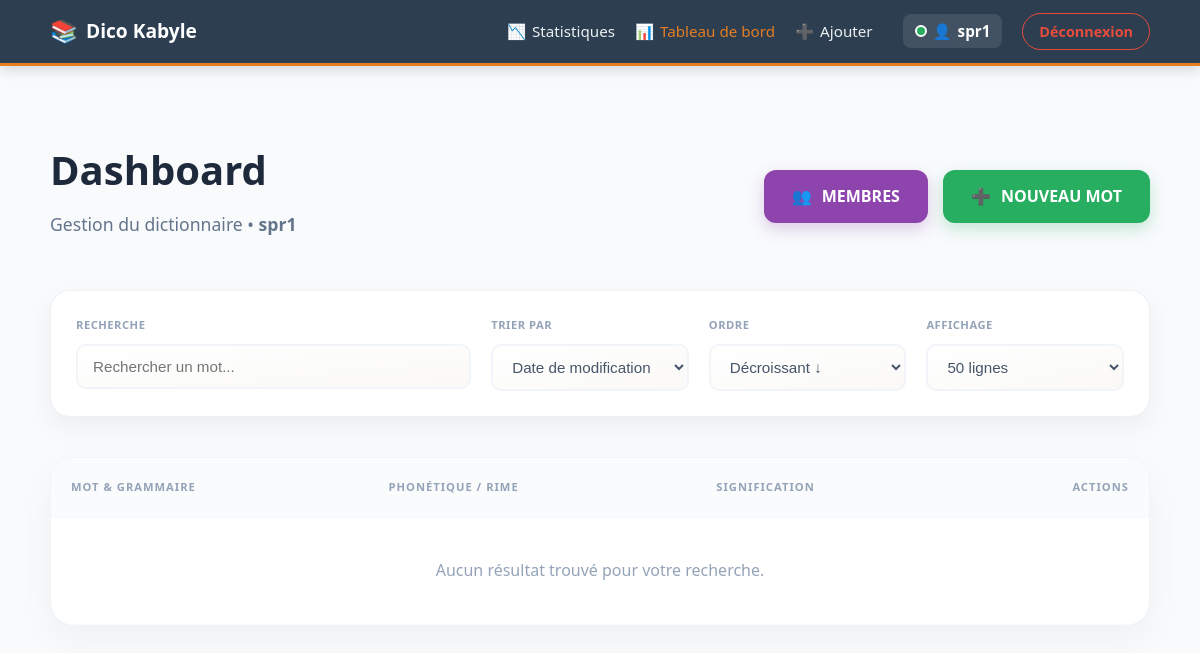
Page /admin.php (signed in) on the earlier database version.
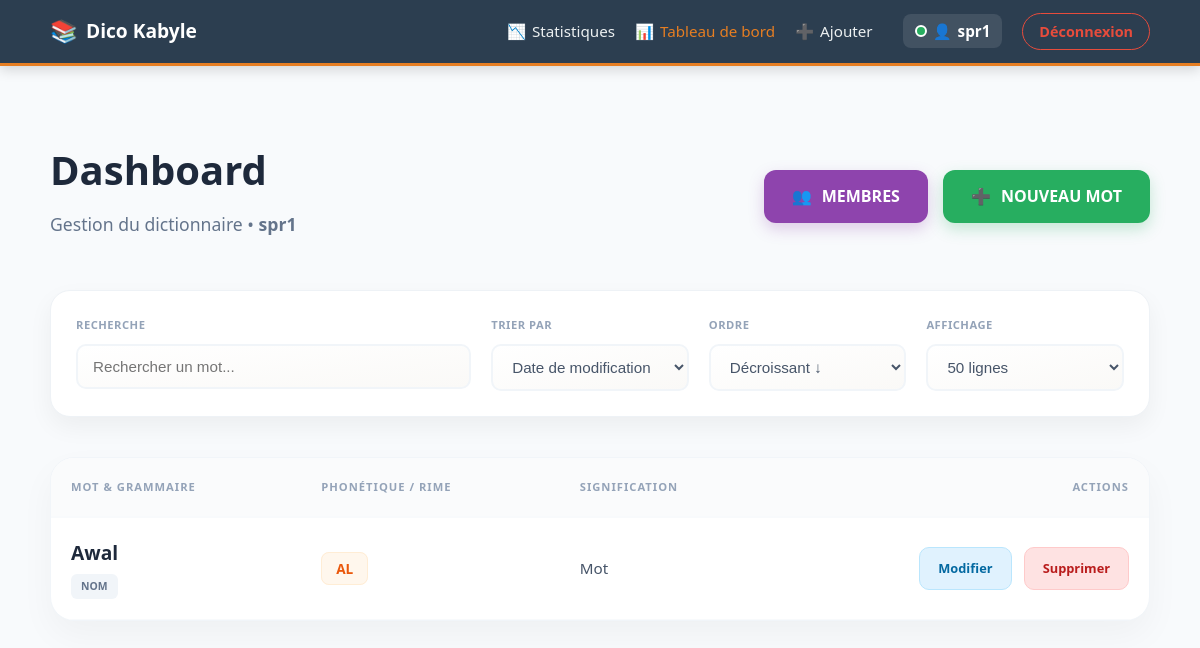
Same page on the later database version.
### tables this page shows
CREATE TABLE rimes (
    id                INTEGER PRIMARY KEY AUTOINCREMENT,
    mot               TEXT NOT NULL,
    signification     TEXT,
    exemple           TEXT,
    lettre            TEXT NOT NULL,          -- Consonne pivot (B, D, Ǧ...)
    rime              TEXT NOT NULL,          -- Terminaison (AB, ED, IBB...)
    classe_grammaticale TEXT,                 -- Nom, Verbe, etc.
    genre             TEXT,                   -- Amlay, Untlay
    nombre            TEXT,                   -- Asuf, Asget
    variante          INTEGER DEFAULT 1,
    auteur_id         INTEGER,
    created_at        TEXT DEFAULT (datetime('now')),
    updated_at        TEXT DEFAULT (datetime('now')),
    version           INTEGER DEFAULT 1,
    FOREIGN KEY (auteur_id) REFERENCES users (id)
);

### src/RhymeEngine.php (called while the page is built, shortened)
<?php
class RhymeEngine {
    private $pdo;
    public function __construct() {
        try {
            $dbPath = __DIR__ . '/../data/dico.sqlite';
            $this->pdo = new PDO("sqlite:" . $dbPath);
            $this->pdo->setAttribute(PDO::ATTR_ERRMODE, PDO::ERRMODE_EXCEPTION);
            $this->pdo->setAttribute(PDO::ATTR_DEFAULT_FETCH_MODE, PDO::FETCH_ASSOC);
        } catch (PDOException $e) {
            die("Erreur de connexion : " . $e->getMessage());
        }
    }
    public function searchAdvanced($params) {
        $sql = "SELECT * FROM rimes WHERE 1=1";
        $binds = [];
        $allowedSort = [
            'mot'           => 'mot',
            'signification' => 'signification',
            'lettre'        => 'lettre',
            'rime'          => 'rime',
            'updated_at'    => 'updated_at',
            'created_at'    => 'created_at'
        ];
        $sortField = $allowedSort[$params['sort'] ?? ''] ?? 'mot';
        $direction = (isset($params['order']) && strtoupper($params['order']) === 'DESC') ? 'DESC' : 'ASC';
        if ($sortField === 'mot') {
            $sql .= " ORDER BY mot $direction, variante ASC";
        } else {
            $sql .= " ORDER BY $sortField $direction";
        }
        if (!empty($params['limit']) && $params['limit'] !== 'all') {
            $limit = (int)$params['limit'];
            $sql .= " LIMIT $limit";
        }
        try {
            $stmt = $this->pdo->prepare($sql);
            $stmt->execute($binds);
            $results = $stmt->fetchAll();
            return $results;
        } catch (PDOException $e) {
            error_log("Erreur RhymeEngine : " . $e->getMessage());
            return [];
        }
    }
}

### public/admin.php (the view, shortened to what the changed rows need)
<?php
require_once __DIR__ . '/../src/Auth.php';
require_once __DIR__ . '/../src/RhymeEngine.php';
$engine = new RhymeEngine();
$params = [
    'q'      => $_GET['q'] ?? '',
    'sort'   => $_GET['sort'] ?? 'updated_at',
    'order'  => $_GET['order'] ?? 'desc',
    'limit'  => $_GET['limit'] ?? '50'
];
$words = $engine->searchAdvanced($params);
?>
<!DOCTYPE html>
<html lang="fr">
<head>
    <link rel="stylesheet" href="css/style.css">
</head>
<body>
    <div class="container" style="max-width: 1100px;">
        <header class="admin-header">
            <div>
                <h1 style="font-weight: 900; color: #1e293b; font-size: 2.5rem; margin:0;">Dashboard</h1>
            </div>
        </header>
        <div class="table-wrapper">
            <table class="styled-table">
                <thead>
                    <tr>
                        <th>Mot & Grammaire</th>
                        <th>Phonétique / Rime</th>
                        <th>Signification</th>
                        <th class="action-column">Actions</th>
                    </tr>
                </thead>
                <tbody>
                    <?php if (empty($words)): ?>
                        <tr><td colspan="4" style="text-align:center; padding: 40px; color: #94a3b8;">Aucun résultat trouvé pour votre recherche.</td></tr>
                    <?php else: ?>
                        <?php foreach ($words as $word): ?>
                        <tr>
                            <td>
                                <div style="font-weight: 900; color: #1e293b; font-size: 1.2rem;"><?= htmlspecialchars($word['mot']) ?></div>
                                <span style="font-size: 0.65rem; background:#f1f5f9; padding:4px 10px; border-radius:6px; font-weight:900; color:#64748b; text-transform:uppercase; margin-top:5px; display:inline-block;">
                                    <?= htmlspecialchars($word['classe_grammaticale']) ?>
                                </span>
                            </td>
                            <td>
                                <span style="background: #fff7ed; color: #ea580c; padding: 6px 14px; border-radius: 8px; font-weight: 800; font-size: 0.85rem; border: 1px solid #ffedd5;">
                                    <?= htmlspecialchars($word['rime']) ?>
                                </span>
                            </td>
                            <td style="color: #475569; font-size: 0.95rem; line-height: 1.4;">
                                <?= mb_strimwidth(htmlspecialchars($word['signification']), 0, 70, "...") ?>
                            </td>
                            <td class="action-column">
                                <a href="javascript:void(0)" class="btn-action btn-edit" onclick="openModal('edit', '<?= $word['id'] ?>', '<?= addslashes(htmlspecialchars($word['mot'])) ?>')">Modifier</a>
                                <a href="javascript:void(0)" class="btn-action btn-delete" onclick="openModal('delete', '<?= $word['id'] ?>', '<?= addslashes(htmlspecialchars($word['mot'])) ?>')">Supprimer</a>
                            </td>
                        </tr>
                        <?php endforeach; ?>
                    <?php endif; ?>
                </tbody>
            </table>
        </div>
    </div>
</body>
</html>

Differences in the rows shown:
added rimes: mot "Awal", classe_grammaticale "NOM", rime "AL", signification "Mot"
Other differences:
text no longer shown: "Aucun résultat trouvé pour votre recherche."
